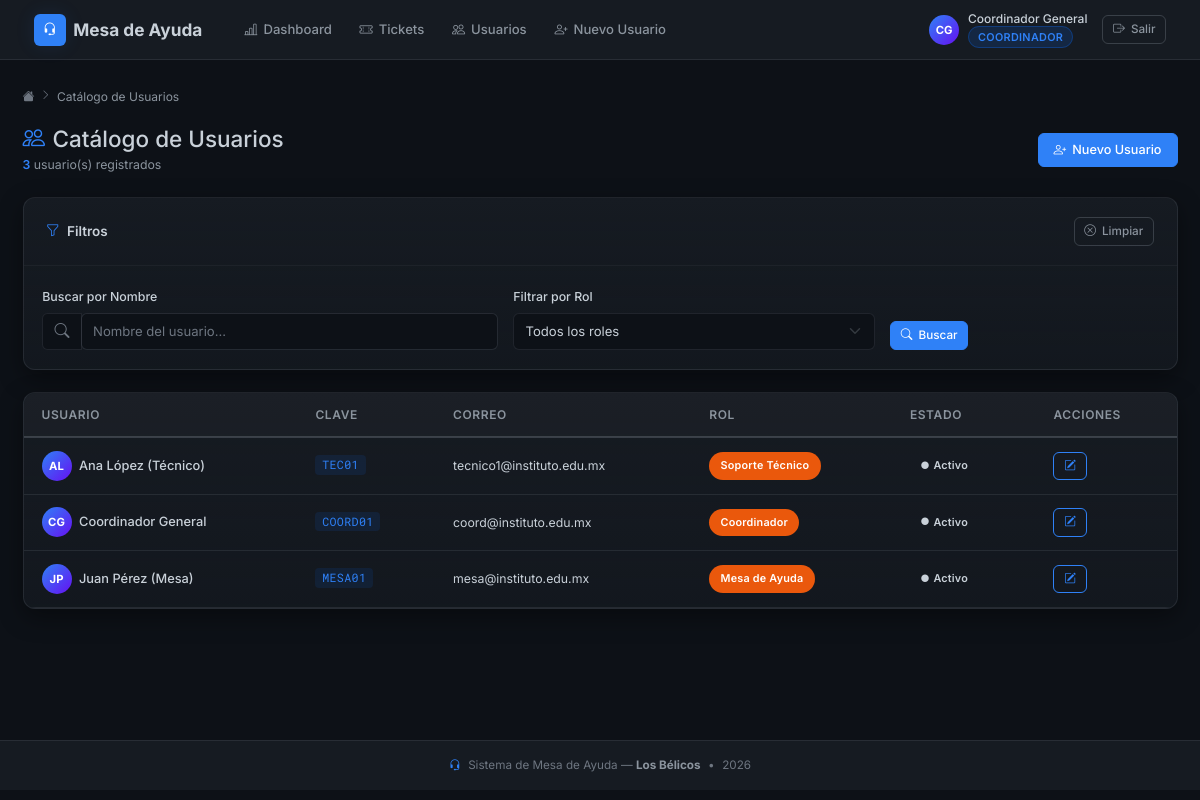
The page /index.php?controller=Usuario&action=index (signed in) on the database its author committed.
### tables this page shows
CREATE TABLE `usuarios` (
  `id` int(10) UNSIGNED NOT NULL,
  `clave_acceso` varchar(20) NOT NULL,
  `nombre_completo` varchar(150) NOT NULL,
  `correo_institucional` varchar(100) NOT NULL,
  `password_hash` varchar(255) NOT NULL,
  `id_rol` int(10) UNSIGNED NOT NULL,
  `estado` enum('Activo','Inactivo') NOT NULL DEFAULT 'Activo'
);

CREATE TABLE `roles` (
  `id` int(10) UNSIGNED NOT NULL,
  `nombre_rol` varchar(50) NOT NULL
);

### config/Database.php (called while the page is built)
<?php
class Database {
    private static ?Database $instance = null;
    private PDO $connection;
    private function __construct() {
        $host = 'localhost';
        $db   = 'helpdesk_db';
        $user = 'root';
        $pass = '';
        try {
            $this->connection = new PDO("mysql:host=$host;dbname=$db;charset=utf8mb4", $user, $pass);
            $this->connection->setAttribute(PDO::ATTR_ERRMODE, PDO::ERRMODE_EXCEPTION);
        } catch(PDOException $e) {
            die("Error de conexión: " . $e->getMessage());
        }
    }
    public static function getInstance(): Database {
        if (self::$instance === null) {
            self::$instance = new self();
        }
        return self::$instance;
    }
    public function getConnection(): PDO {
        return $this->connection;
    }
}

### app/controllers/UsuarioController.php (called while the page is built, shortened)
<?php
class UsuarioController {
    private Usuario $modelUsuario;
    public function __construct() {
        require_once BASE_PATH . '/app/models/Usuario.php';
        $this->modelUsuario = new Usuario();
    }
    public function index(): void {
        $filtros = [
            'nombre'  => trim($_GET['nombre']  ?? ''),
            'id_rol'  => $_GET['id_rol']        ?? '',
        ];
        $usuarios  = $this->modelUsuario->obtenerTodos($filtros);
        require BASE_PATH . '/app/views/usuarios/index.php';
    }
}

### app/models/Usuario.php (called while the page is built, shortened)
<?php
class Usuario {
    private PDO $db;
    public function __construct() {
        $this->db = Database::getInstance()->getConnection();
    }
    public function obtenerTodos(array $filtros = []): array {
        $sql = "SELECT u.id, u.clave_acceso, u.nombre_completo,
                       u.correo_institucional, u.estado,
                       r.nombre_rol, r.id AS id_rol
                FROM usuarios u
                INNER JOIN roles r ON u.id_rol = r.id
                WHERE 1=1";
        $params = [];
        $sql .= " ORDER BY u.nombre_completo";
        $stmt = $this->db->prepare($sql);
        $stmt->execute($params);
        return $stmt->fetchAll();
    }
}

### app/views/usuarios/index.php (the view, shortened to what this page needs)
<?php
require BASE_PATH . '/app/views/layouts/header.php';
?>
<div class="hd-breadcrumb fade-in-up">
    <a href="<?= BASE_URL ?>/index.php?controller=Dashboard&action=index"><i class="bi bi-house-fill"></i></a>
    <i class="bi bi-chevron-right" style="font-size:.7rem;"></i>
    <span>Catálogo de Usuarios</span>
</div>
<div class="d-flex align-items-center justify-content-between mb-4 flex-wrap gap-2 fade-in-up">
    <div>
        <h1 class="h4 mb-1"><i class="bi bi-people me-2 text-accent"></i>Catálogo de Usuarios</h1>
        <p class="mb-0" style="font-size:0.82rem;">
            <span class="text-accent fw-semibold"><?= count($usuarios) ?></span> usuario(s) registrados
        </p>
    </div>
    <a href="<?= BASE_URL ?>/index.php?controller=Usuario&action=create" class="btn btn-primary">
        <i class="bi bi-person-plus"></i> Nuevo Usuario
    </a>
</div>
<div class="hd-card mb-4 fade-in-up delay-1">
    <div class="hd-card-header">
        <h2 class="hd-card-title"><i class="bi bi-funnel text-accent"></i> Filtros</h2>
        <a href="<?= BASE_URL ?>/index.php?controller=Usuario&action=index" class="btn btn-outline-secondary btn-sm">
            <i class="bi bi-x-circle"></i> Limpiar
        </a>
    </div>
    <div class="hd-card-body">
        <form method="GET" action="<?= BASE_URL ?>/index.php">
            <div class="row g-3">
                <div class="col-12 col-md-5">
                    <label class="form-label" for="nombre">Buscar por Nombre</label>
                    <div class="input-group">
                        <span class="input-group-text"><i class="bi bi-search"></i></span>
                        <input type="text" class="form-control" id="nombre" name="nombre"
                               placeholder="Nombre del usuario..."
                               value="<?= htmlspecialchars($filtros['nombre'] ?? '') ?>">
                    </div>
                </div>
                <div class="col-12 col-md-4">
                    <label class="form-label" for="id_rol">Filtrar por Rol</label>
                    <select class="form-select" id="id_rol" name="id_rol">
                        <option value="">Todos los roles</option>
                    </select>
                </div>
                <div class="col-auto d-flex align-items-end">
                    <button type="submit" class="btn btn-primary btn-sm">
                        <i class="bi bi-search"></i> Buscar
                    </button>
                </div>
            </div>
        </form>
    </div>
</div>
<div class="hd-card fade-in-up delay-2">
    <div class="hd-card-body p-0">
        <?php if (empty($usuarios)): ?>
            <div class="empty-state">
                <i class="bi bi-people d-block"></i>
                <p>No se encontraron usuarios con los filtros aplicados.</p>
            </div>
        <?php else: ?>
            <div class="hd-table-wrapper" style="border:none; border-radius:0;">
                <table class="table table-hover">
                    <thead>
                        <tr>
                            <th>Usuario</th>
                            <th>Clave</th>
                            <th>Correo</th>
                            <th>Rol</th>
                            <th>Estado</th>
                            <th>Acciones</th>
                        </tr>
                    </thead>
                    <tbody>
                        <?php foreach ($usuarios as $u): ?>
                            <?php
                            $initials = implode('', array_map(
                                fn($w) => strtoupper($w[0]),
                                array_slice(explode(' ', $u['nombre_completo']), 0, 2)
                            ));
                            ?>
                            <tr>
                                <td>
                                    <div class="d-flex align-items-center gap-2">
                                        <div class="user-avatar-sm"><?= htmlspecialchars($initials) ?></div>
                                        <span style="font-weight:500;"><?= htmlspecialchars($u['nombre_completo']) ?></span>
                                    </div>
                                </td>
                                <td>
                                    <span class="folio-tag"><?= htmlspecialchars($u['clave_acceso']) ?></span>
                                </td>
                                <td style="font-size:0.82rem; color:var(--text-muted);">
                                    <?= htmlspecialchars($u['correo_institucional']) ?>
                                </td>
                                <td>
                                    <span class="hd-badge badge-abierto"><?= htmlspecialchars($u['nombre_rol']) ?></span>
                                </td>
                                <td>
                                    <span class="hd-badge <?= strtolower($u['estado']) === 'activo' ? 'badge-activo' : 'badge-inactivo' ?>">
                                        <i class="bi bi-circle-fill" style="font-size:0.5rem;"></i>
                                        <?= ucfirst($u['estado']) ?>
                                    </span>
                                </td>
                                <td>
                                    <a href="<?= BASE_URL ?>/index.php?controller=Usuario&action=edit&id=<?= $u['id'] ?>"
                                       class="btn btn-outline-primary btn-sm" title="Editar usuario">
                                        <i class="bi bi-pencil-square"></i>
                                    </a>
                                </td>
                            </tr>
                        <?php endforeach; ?>
                    </tbody>
                </table>
            </div>
        <?php endif; ?>
    </div>
</div>
<?php require BASE_PATH . '/app/views/layouts/footer.php'; ?>

### index.php (shortened to what this page needs)
<?php
spl_autoload_register(function (string $className): void {
    $paths = [
        BASE_PATH . '/config/',
        BASE_PATH . '/app/models/',
        BASE_PATH . '/app/controllers/',
    ];
    foreach ($paths as $path) {
        $file = $path . $className . '.php';
        if (file_exists($file)) {
            return;
        }
    }
});
$controllerName = $_GET['controller'] ?? 'Auth';
$actionName     = $_GET['action']     ?? 'loginForm';
$controllerName = preg_replace('/[^a-zA-Z0-9]/', '', $controllerName);
$actionName     = preg_replace('/[^a-zA-Z0-9_]/', '', $actionName);
$controllerClass = ucfirst($controllerName) . 'Controller';
$controllerFile  = BASE_PATH . '/app/controllers/' . $controllerClass . '.php';
if (file_exists($controllerFile)) {
    if (class_exists($controllerClass)) {
        $controller = new $controllerClass();
        if (method_exists($controller, $actionName)) {
            $controller->$actionName();
        } else {
            http_response_code(404);
            require BASE_PATH . '/app/views/errors/404.php';
        }
    } else {
        http_response_code(404);
        require BASE_PATH . '/app/views/errors/404.php';
    }
} else {
    http_response_code(404);
    require BASE_PATH . '/app/views/errors/404.php';
}

### app/views/layouts/header.php (shortened to what this page needs)
<?php
$rolId        = $_SESSION['rol_id']        ?? 0;
$nombreUsuario = $_SESSION['nombre']        ?? 'Usuario';
$rolNombre    = $_SESSION['rol_nombre']    ?? '';
$initials = implode('', array_map(fn($w) => strtoupper($w[0]), array_slice(explode(' ', $nombreUsuario), 0, 2)));
$currentController = $_GET['controller'] ?? 'Auth';
$currentAction     = $_GET['action']     ?? '';
function isActive(string $controller, string $action = ''): string {
    global $currentController, $currentAction;
    $matchCtrl = (strtolower($currentController) === strtolower($controller));
    $matchAct  = empty($action) || (strtolower($currentAction) === strtolower($action));
    return ($matchCtrl && $matchAct) ? 'active' : '';
}
?>
<!DOCTYPE html>
<html lang="es">
<head>
    <link rel="stylesheet" href="https://cdn.jsdelivr.net/npm/bootstrap@5.3.3/dist/css/bootstrap.min.css">
    <link rel="stylesheet" href="https://cdn.jsdelivr.net/npm/bootstrap-icons@1.11.3/font/bootstrap-icons.min.css">
    <link rel="stylesheet" href="<?= BASE_URL ?>/public/css/style.css">
</head>
<body>
<nav class="navbar navbar-expand-lg hd-navbar" id="mainNavbar">
    <div class="container-fluid">
        <a class="navbar-brand" href="<?= BASE_URL ?>/index.php?controller=Dashboard&action=index">
            <div class="brand-icon"><i class="bi bi-headset text-white"></i></div>
            <span>Mesa de Ayuda</span>
        </a>
        <div class="collapse navbar-collapse" id="navMain">
            <ul class="navbar-nav me-auto ms-3 gap-1">
                <?php if ($rolId == 3): ?>
                    <li class="nav-item">
                        <a class="nav-link <?= isActive('Dashboard') ?>" href="<?= BASE_URL ?>/index.php?controller=Dashboard&action=index">
                            <i class="bi bi-grid-1x2"></i> Panel
                        </a>
                    </li>
                    <li class="nav-item">
                        <a class="nav-link <?= isActive('Ticket', 'create') ?>" href="<?= BASE_URL ?>/index.php?controller=Ticket&action=create">
                            <i class="bi bi-plus-circle"></i> Nuevo Ticket
                        </a>
                    </li>
                    <li class="nav-item">
                        <a class="nav-link <?= isActive('Ticket', 'index') ?>" href="<?= BASE_URL ?>/index.php?controller=Ticket&action=index">
                            <i class="bi bi-ticket-perforated"></i> Todos los Tickets
                        </a>
                    </li>
                    <li class="nav-item">
                        <a class="nav-link <?= isActive('Ticket', 'porValidar') ?>" href="<?= BASE_URL ?>/index.php?controller=Ticket&action=porValidar">
                            <i class="bi bi-clipboard-check"></i> Por Validar
                        </a>
                    </li>
                <?php elseif ($rolId == 1): ?>
                    <li class="nav-item">
                        <a class="nav-link <?= isActive('Dashboard') ?>" href="<?= BASE_URL ?>/index.php?controller=Dashboard&action=index">
                            <i class="bi bi-bar-chart-line"></i> Dashboard
                        </a>
                    </li>
                    <li class="nav-item">
                        <a class="nav-link <?= isActive('Ticket', 'index') ?>" href="<?= BASE_URL ?>/index.php?controller=Ticket&action=index">
                            <i class="bi bi-ticket-perforated"></i> Tickets
                        </a>
                    </li>
                    <li class="nav-item">
                        <a class="nav-link <?= isActive('Usuario') ?>" href="<?= BASE_URL ?>/index.php?controller=Usuario&action=index">
                            <i class="bi bi-people"></i> Usuarios
                        </a>
                    </li>
                    <li class="nav-item">
                        <a class="nav-link <?= isActive('Usuario', 'create') ?>" href="<?= BASE_URL ?>/index.php?controller=Usuario&action=create">
                            <i class="bi bi-person-plus"></i> Nuevo Usuario
                        </a>
                    </li>
                <?php endif; ?>
            </ul>
            <div class="d-flex align-items-center gap-3 ms-auto">
                <div class="user-info-nav d-none d-md-flex">
                    <div class="user-avatar-sm"><?= htmlspecialchars($initials) ?></div>
                    <div>
                        <div style="font-size:0.8rem; color: var(--text-primary); font-weight:500; line-height:1.2;">
                            <?= htmlspecialchars($nombreUsuario) ?>
                        </div>
                        <span class="role-badge"><?= htmlspecialchars($rolNombre) ?></span>
                    </div>
                </div>
                <a href="<?= BASE_URL ?>/index.php?controller=Auth&action=logout"
                   class="btn btn-outline-secondary btn-sm"
                   title="Cerrar sesión">
                    <i class="bi bi-box-arrow-right"></i>
                    <span class="d-none d-lg-inline">Salir</span>
                </a>
            </div>
        </div>
    </div>
</nav>
<main class="hd-main">
    <div class="container-fluid px-3 px-md-4">

### app/views/layouts/footer.php (shortened to what this page needs)
    </div>
</main>
<footer class="hd-footer">
    <div class="d-flex align-items-center justify-content-center gap-2">
        <i class="bi bi-headset text-accent"></i>
        <span>Sistema de Mesa de Ayuda &mdash; <strong style="color:var(--text-secondary)">Los Bélicos</strong></span>
        <span class="text-muted">&bull;</span>
        <span><?= date('Y') ?></span>
    </div>
</footer>
</body>
</html>

### rows shown on the page
usuarios: nombre_completo "AL", nombre_completo "Ana López (Técnico)", clave_acceso "TEC01", correo_institucional "tecnico1@instituto.edu.mx", id_rol.nombre_rol "Soporte Técnico", estado "Activo"
usuarios: nombre_completo "CG", nombre_completo "Coordinador General", clave_acceso "COORD01", correo_institucional "coord@instituto.edu.mx", id_rol.nombre_rol "Coordinador", estado "Activo"
usuarios: nombre_completo "JP", nombre_completo "Juan Pérez (Mesa)", clave_acceso "MESA01", correo_institucional "mesa@instituto.edu.mx", id_rol.nombre_rol "Mesa de Ayuda", estado "Activo"

### other values the page prints
$initials "CG"
$nombreUsuario "Coordinador General"
$rolNombre "COORDINADOR"
count($usuarios) "3"
